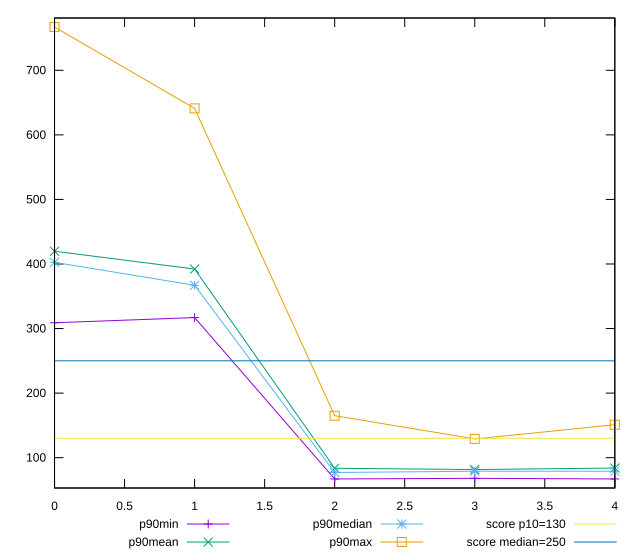

This chart was generated by the following gnuplot code:
reset

$p90Min <<EOF
0 309
1 317
2 67
3 68
4 67
EOF

$p90Mean <<EOF
0 419.70212765957444
1 392.14893617021283
2 83.54255319148936
3 81.57446808510639
4 83.88297872340425
EOF

$p90Median <<EOF
0 402.5
1 367.0000000000009
2 77
3 79
4 79
EOF

$p90Max <<EOF
0 767
1 641
2 165
3 129
4 151
EOF

set key outside below
set xrange [0:4]
set yrange [53:781]
set trange [53:781]
set terminal svg size 640, 560 enhanced background rgb 'white'
set output "report_00019_2021-02-10T18-14-37.922Z//max-potential-fid/progression/value.svg"

plot $p90Min title "p90min" with linespoints, \
     $p90Mean title "p90mean" with linespoints, \
     $p90Median title "p90median" with linespoints, \
     $p90Max title "p90max" with linespoints, \
     130 title "score p10=130", \
     250 title "score median=250"

reset
